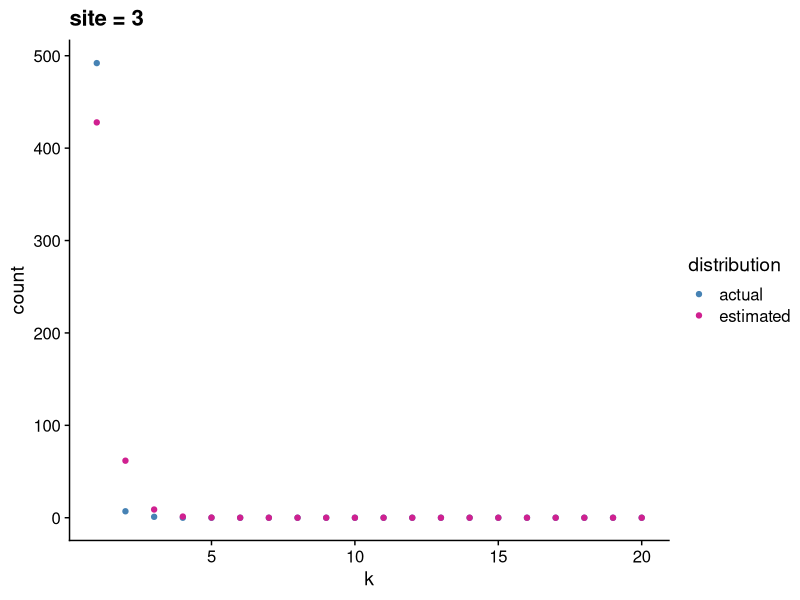
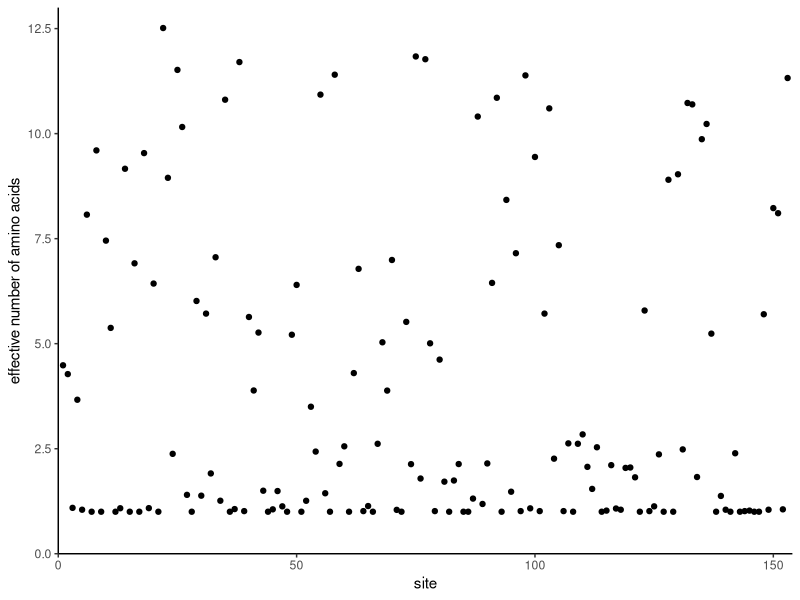
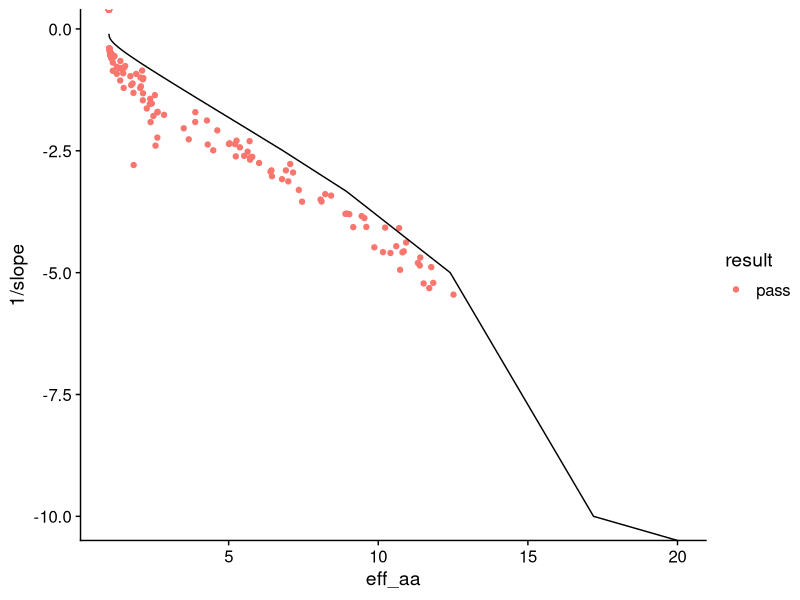

Reproduce these figures in R, in order.
library(tidyverse)
library(stringr)
library(cowplot)
library(broom)
theme_set(theme_cowplot())

# read in data
alignment <-read_csv("data/simulated/results_1B4T_A_evolved_split.csv", col_types = cols(.default = "c")) 

# tidy data used for null
alignment %>% 
  mutate(sequence = as.numeric(1:nrow(alignment)) ) %>% 
  gather(key = "site", value = "aa", 1:153) -> tidy_align  

tidy_align$site = as.numeric(tidy_align$site) 


#---------- ACTUAL DISTRIBUTION ----------
# determine the number of each AA at each site
tidy_align %>% 
  group_by(site, aa) %>% 
  summarize(count = n()) -> site_aa_count

empty_counts <- data_frame(aa = c('A', 'C', 'D', 'E', 'F', 'G', 'H', 'I', 'K', 'L', 'M', 'N', 'P', 'Q', 'R', 'S', 'T', 'V', 'W', 'Y'), 
                           count = rep(0, 20))

# 1. First write a function that can take a data frame with amino acids at one site, and return a data frame with counts, including zeros.
count_by_site <- function(site_df) {
  site_df %>% 
    group_by(aa) %>% 
    summarize(count = n()) -> counts
  full_join(counts, anti_join(empty_counts, counts, by = 'aa'))
}

# 2. Then call that function for all sites and combine the resulting data frames.
tidy_align %>% nest(-site) %>%
  mutate(counts = map(data, count_by_site)) %>%
  dplyr::select(-data) %>%   # use sessionInfo() to find what packages are loaded, conflicted package to give warnings
  unnest() -> all_count


#----------- ESTIMATED DISTRIBUTION ------------
# USING ONLY OBSERVED AA
# order aa by relative frequency
all_count %>%
  arrange(all_count$site, desc(count)) -> ordered_count

# make the categorical variable (aa) numerical (k) by numbering aa's 1-20 in order of freq
ordered_count %>%
  group_by(site) %>%
  mutate(k = as.numeric(1:20)) -> ordered_count

# remove aa with zero values
ordered_count %>%
  filter(count > 0) -> observed_aa

# count relative to most frequent - rescale to 1 for highly conserved sites
observed_aa %>%
  group_by(site) %>%
  mutate(rel_count = count/max(count)) -> observed_aa

# log-transformed data
observed_aa %>%
  mutate(ln_count = log(rel_count)) -> observed_aa 

# fit to a linear function, using map and BROOM 
# SET INTERCEPT TO 0
observed_aa %>% nest(-site) %>%
  mutate(fit = map(data, ~ lm(ln_count ~ 0 + k, data = .)),
         #intercept = map_dbl(fit, ~ (.)$coefficients[1]),
         slope = map_dbl(fit, ~ (.)$coefficients[1])) %>% 
  select(-data, -fit) -> observed_fits

# data frame with slope from linear fit to log transformed data - slope = gamma, intercept = 0
#head(observed_fits)

# visualize the distribution (at a given site) with linear fits
# NOTE: sites that are highly conserved for a single aa still look exponential in log scale (see sites 3 and 9 as example) 3, 6, 33
# library(forcats)
# observed_aa %>%
#   filter(site==3) %>%
#   ggplot() + 
#   geom_point(aes(x = fct_inorder(aa), y = ln_count)) +
#   geom_abline(intercept = 0, slope = -1.9044913) + # NOTE: look up slope from ordered_fits dataframe
#   ggtitle("site = 3") +
#   xlab("ordered aa") +
#   ylab("ln(count)") #-> p1
# plot_grid(p1, p2, p3, p4, ncol = 2) -> p
# title2 <- ggdraw() + 
#   draw_label("Linear fit to log-transformed distribution",
#              fontface = 'bold')
# plot_grid(title2, p, ncol = 1, rel_heights = c(0.1, 1))


# estimate the distribution
# only for observed
# observed_aa %>%
#   left_join(observed_fits, by = "site") %>%
#   mutate(est_dist = exp(k*slope)) -> observed_aa

ordered_count %>% 
  left_join(observed_fits, by = "site") %>%
  mutate(est_dist = exp(k*slope)) -> ordered_count

# rescale to compare w raw count
ordered_count %>%
  group_by(site) %>%
  mutate(est_rel = est_dist/sum(est_dist)) %>%
  mutate(est_count = sum(count)*est_rel) -> ordered_count

# visual comparison
ordered_count %>%
  filter(site == 3) %>%
  ggplot(aes(x = k)) +
  geom_point(aes(y = count, color = "steelblue")) +
  geom_point(aes(y = est_count, color = "violetred")) +
  scale_color_manual(name = "distribution",  
                     values = c("steelblue" = "steelblue", "violetred" = "violetred"), 
                     labels = c("actual", "estimated")) +
  ggtitle("site = 3") #-> q1

# ordered_count %>%
#   filter(site == 113) %>%
#   ggplot(aes(x = k)) +
#   geom_point(aes(y = count, color = "steelblue")) +
#   geom_point(aes(y = est_count, color = "violetred")) +
#   scale_color_manual(name = "distribution",  
#                      values = c("steelblue" = "steelblue", "violetred" = "violetred"), 
#                      labels = c("actual", "estimated")) +
#   ggtitle("site = 113") #-> q2
# 
# ordered_count %>%
#   filter(site == 33) %>%
#   ggplot(aes(x = k)) +
#   geom_point(aes(y = count, color = "steelblue")) +
#   geom_point(aes(y = est_count, color = "violetred")) +
#   scale_color_manual(name = "distribution",  
#                      values = c("steelblue" = "steelblue", "violetred" = "violetred"), 
#                      labels = c("actual", "estimated")) +
#   ggtitle("site = 33") #-> q3
# 
# ordered_count %>%
#   filter(site ==6) %>%
#   ggplot(aes(x = k)) +
#   geom_point(aes(y = count, color = "steelblue")) +
#   geom_point(aes(y = est_count, color = "violetred")) +
#   scale_color_manual(name = "distribution",  
#                      values = c("steelblue" = "steelblue", "violetred" = "violetred"), 
#                      labels = c("actual", "estimated")) +
#   ggtitle("site = 6") #-> q4

# q <- plot_grid(q1 + theme(legend.position = "none"),
#                q2 + theme(legend.position = "none"), 
#                q3 + theme(legend.position = "none"), 
#                q4 + theme(legend.position = "none"), 
#                ncol = 2)
# legend <- get_legend(q1)
# title <- ggdraw() + 
#   draw_label("Actual vs. estimated distributions",
#              fontface = 'bold')
# plot_grid(title, q, ncol = 1, rel_heights = c(0.1, 1)) -> tt
# plot_grid(tt, legend, rel_widths = c(2, .3))


#------- CHI-SQUARED: ACTUAL VS. ESTIMATED DIST -------
# SOMETHING WRONG HERE - SEE _diff.R
# use raw count
ordered_count %>% nest(-site) %>%
  mutate(chisq = map(data, ~ sum((.$count - .$est_count)/.$est_count)),
         p_value = map_dbl(chisq, ~ pchisq(., 18, lower.tail=FALSE))) %>% 
  select(-data) -> chisq_results

chisq_results %>%
  mutate(result = "pass") -> chisq_results

chisq_results$result[chisq_results$p_value < 0.05] <- "fail"

chisq_results %>% filter(result == "fail") %>% nrow()/nrow(chisq_results)

# test manually for a few sites
df1 <- filter(ordered_count, site == 1)
chisq1 <- sum((df1$count - df1$est_count)/df1$est_count)
pchisq(chisq1, 18, lower.tail = FALSE)


#------- EFFECTIVE NUMBER OF AMINO ACIDS --------
# site_aa_count is actual dist. DOES NOT CONTAIN AA AT ZERO

# site_aa_count %>% 
#   group_by(site) %>%
#   mutate(frequency = (count)/sum(count)) -> site_aa_freq

observed_aa %>%
  group_by(site) %>%
  mutate(frequency = (count)/sum(count)) -> site_aa_freq

site_aa_freq %>% 
  mutate(flnf = frequency*log(frequency)) %>%
  group_by(site) %>% 
  summarize(entropy = -sum(flnf),
            eff_aa = exp(entropy),
            n = length(unique(aa))) -> eff_aa_all

head(eff_aa_all)

eff_aa_all %>% 
  ggplot(aes(x=site, y=eff_aa)) + geom_point() + 
  #geom_smooth(se=F) +
  ylab("effective number of amino acids") +
  scale_x_continuous(limits = c(0, 154), expand = c(0, 0)) + 
  scale_y_continuous(limits = c(0,13), expand = c(0, 0)) + 
  theme_classic()

#------- RELATIONSHIP BETWEEN GAMMA & EFF AA -------
observed_fits %>%
  left_join(eff_aa_all) %>% 
  select(site, slope, eff_aa)-> gam_v_effaa

gam_v_effaa %>%
  left_join(chisq_results) %>% 
  select(site, slope, eff_aa, result) -> gam_v_effaa

# theoretical prediction
neff <- function(lambda) {
  pi <- exp(-lambda*(0:19))
  C <- sum(pi)
  pi <- pi/C
  exp(-sum(pi*log(pi)))
}


df_theory <- data.frame(lambda = (0:100)/10, ne = vapply((0:100)/10, neff, numeric(1)))

ggplot(gam_v_effaa, aes(x = eff_aa, y = 1/slope)) + 
  geom_point(aes(color = result)) +
  geom_line(data = df_theory, aes(ne, -1/lambda), inherit.aes = FALSE) 

# eff_aa_all %>%
#   left_join(gam_v_effaa, by = "site") -> df_plot
# 
# ggplot(gam_v_effaa, aes(x = eff_aa, y = 1/slope)) + 
#   geom_point(aes(color = result)) +
#   geom_point(data = data.frame(x = 1, y = 0), aes(x = x, y = y)) +
#   geom_line(data = df_plot, aes(x = (exp(-n)/eff_aa.x), y = 1/slope))
